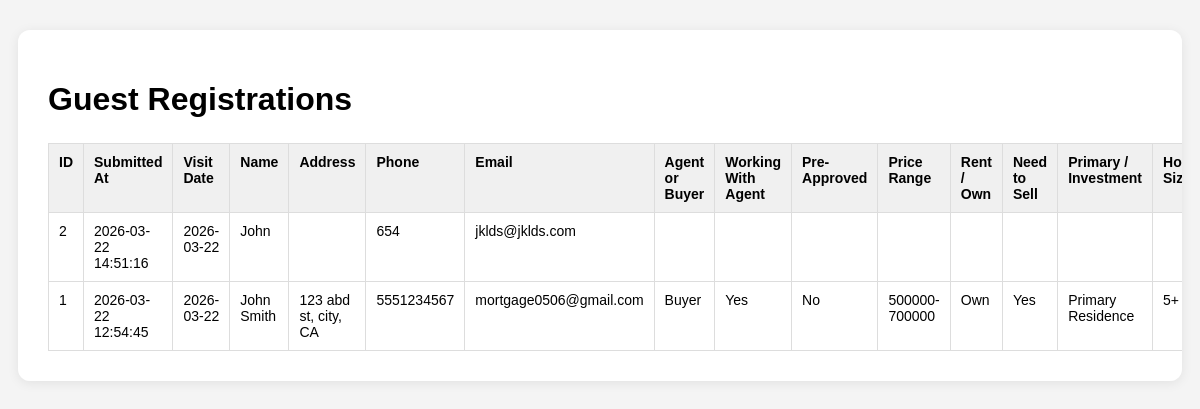
The page /admin on the database its author committed.
### tables this page shows
CREATE TABLE visitors (
            id INTEGER PRIMARY KEY AUTOINCREMENT,
            visit_date TEXT,
            full_name TEXT NOT NULL,
            address TEXT,
            phone TEXT NOT NULL,
            email TEXT NOT NULL,

            visitor_role TEXT,
            working_with_agent TEXT,
            preapproved TEXT,
            price_range TEXT,

            presently TEXT,
            need_to_sell TEXT,
            purchase_type TEXT,
            household_size TEXT,
            purchase_timeline TEXT,
            bedrooms_needed TEXT,

            heard_about_us TEXT,
            heard_about_us_other TEXT,

            created_at TEXT NOT NULL
        );

### app.py (the view)
@app.route("/admin")
def admin():
    conn = sqlite3.connect(DATABASE)
    c = conn.cursor()
    c.execute("SELECT * FROM visitors ORDER BY id DESC")
    visitors = c.fetchall()
    conn.close()
    return render_template("admin.html", visitors=visitors)

### templates/admin.html (shortened to what this page needs)
<!DOCTYPE html>
<html lang="en">
<head>
    <link rel="stylesheet" href="{{ url_for('static', filename='style.css') }}">
</head>
<body>
    <div class="container admin-container">
        <h1>Guest Registrations</h1>
        <table>
            <thead>
                <tr>
                    <th>ID</th>
                    <th>Submitted At</th>
                    <th>Visit Date</th>
                    <th>Name</th>
                    <th>Address</th>
                    <th>Phone</th>
                    <th>Email</th>
                    <th>Agent or Buyer</th>
                    <th>Working With Agent</th>
                    <th>Pre-Approved</th>
                    <th>Price Range</th>
                    <th>Rent / Own</th>
                    <th>Need to Sell</th>
                    <th>Primary / Investment</th>
                    <th>Household Size</th>
                </tr>
            </thead>
            <tbody>
                {% for v in visitors %}
                <tr>
                    <td>{{ v[0] }}</td>
                    <td>{{ v[18] }}</td>
                    <td>{{ v[1] }}</td>
                    <td>{{ v[2] }}</td>
                    <td>{{ v[3] }}</td>
                    <td>{{ v[4] }}</td>
                    <td>{{ v[5] }}</td>
                    <td>{{ v[6] }}</td>
                    <td>{{ v[7] }}</td>
                    <td>{{ v[8] }}</td>
                    <td>{{ v[9] }}</td>
                    <td>{{ v[10] }}</td>
                    <td>{{ v[11] }}</td>
                    <td>{{ v[12] }}</td>
                    <td>{{ v[13] }}</td>
                </tr>
                {% endfor %}
            </tbody>
        </table>
    </div>
</body>
</html>

### static/style.css (style rules this page uses)
body { font-family: Arial, sans-serif; background: #f4f4f4; margin: 0; padding: 0; }
.container { width: 92%; max-width: 1000px; margin: 30px auto; background: #ffffff; padding: 30px; border-radius: 12px; box-shadow: 0 2px 12px rgba(0, 0, 0, 0.08); }
.admin-container { max-width: 1600px; overflow-x: auto; }
table { width: 100%; border-collapse: collapse; margin-top: 25px; font-size: 14px; background: white; }
th, td { border: 1px solid #dddddd; padding: 10px; text-align: left; vertical-align: top; }
th { background: #f0f0f0; }

### rows shown on the page
visitors: id "2", created_at "2026-03-22 14:51:16", visit_date "2026-03-22", full_name "John", phone "654", email "jklds@jklds.com"
visitors: id "1", created_at "2026-03-22 12:54:45", visit_date "2026-03-22", full_name "John Smith", address "123 abd st, city, CA", phone "5551234567", email "mortgage0506@gmail.com", visitor_role "Buyer", working_with_agent "Yes", preapproved "No", price_range "500000-700000", presently "Own", need_to_sell "Yes", purchase_type "Primary Residence", household_size "5+"
